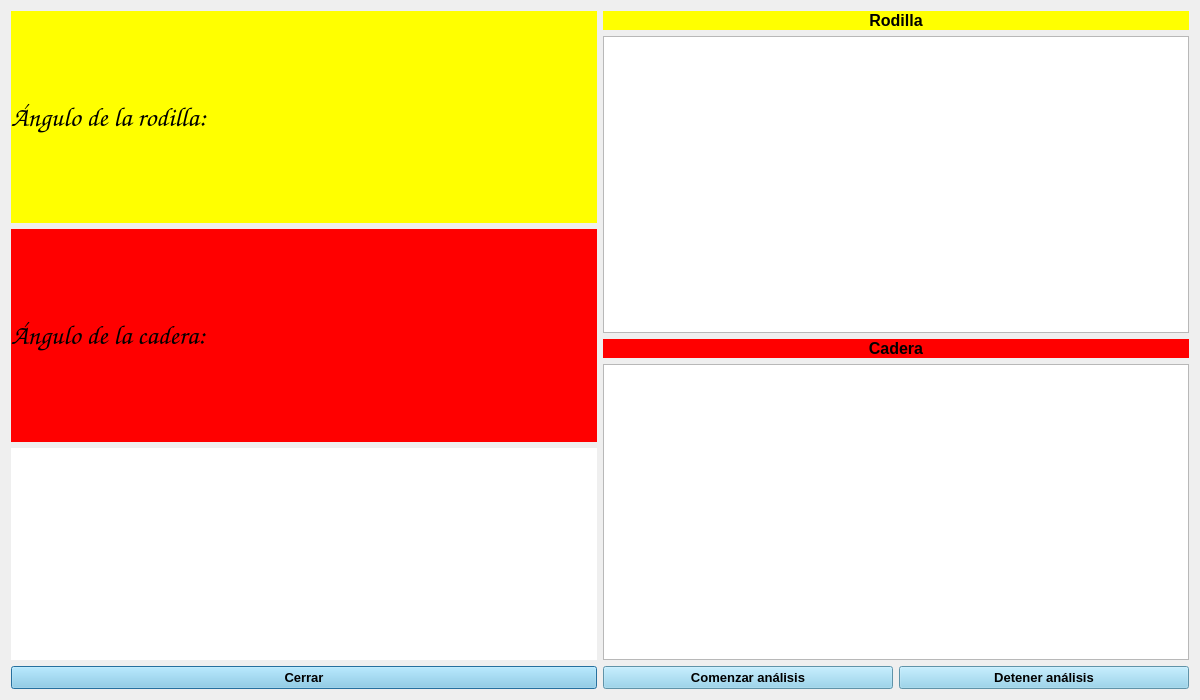
<?xml version="1.0" encoding="UTF-8"?>
<ui version="4.0">
 <class>Dialog</class>
 <widget class="QDialog" name="Dialog">
  <property name="geometry">
   <rect>
    <x>0</x>
    <y>0</y>
    <width>1200</width>
    <height>700</height>
   </rect>
  </property>
  <property name="minimumSize">
   <size>
    <width>1200</width>
    <height>700</height>
   </size>
  </property>
  <property name="windowTitle">
   <string>Ángulo rodilla</string>
  </property>
  <property name="styleSheet">
   <string notr="true">QLabel{background-color:white;}</string>
  </property>
  <layout class="QGridLayout" name="gridLayout_2">
   <item row="0" column="0">
    <layout class="QVBoxLayout" name="verticalLayout_2">
     <item>
      <widget class="QLabel" name="labelAnguloRodilla">
       <property name="font">
        <font>
         <family>Comic Sans MS</family>
         <pointsize>20</pointsize>
         <weight>75</weight>
         <bold>true</bold>
        </font>
       </property>
       <property name="styleSheet">
        <string notr="true">QLabel{background-color:yellow;}
</string>
       </property>
       <property name="text">
        <string>Ángulo de la rodilla: </string>
       </property>
      </widget>
     </item>
     <item>
      <widget class="QLabel" name="labelAnguloCadera">
       <property name="font">
        <font>
         <family>Comic Sans MS</family>
         <pointsize>20</pointsize>
         <weight>75</weight>
         <bold>true</bold>
        </font>
       </property>
       <property name="styleSheet">
        <string notr="true">QLabel{background-color:red;}
</string>
       </property>
       <property name="text">
        <string>Ángulo de la cadera: </string>
       </property>
      </widget>
     </item>
     <item>
      <widget class="QLabel" name="FeedLabel">
       <property name="text">
        <string/>
       </property>
      </widget>
     </item>
     <item>
      <widget class="QPushButton" name="CancelBTN">
       <property name="font">
        <font>
         <pointsize>10</pointsize>
         <weight>75</weight>
         <bold>true</bold>
        </font>
       </property>
       <property name="styleSheet">
        <string notr="true">QPushButton{background-color:skyblue;}
QPushButton:hover{background-color:orange;}</string>
       </property>
       <property name="text">
        <string>Cerrar</string>
       </property>
      </widget>
     </item>
    </layout>
   </item>
   <item row="0" column="1">
    <layout class="QGridLayout" name="gridLayout">
     <item row="1" column="0" colspan="2">
      <widget class="PlotWidget" name="graphicsView"/>
     </item>
     <item row="3" column="0" colspan="2">
      <widget class="PlotWidget" name="graphicsCadera"/>
     </item>
     <item row="4" column="0">
      <widget class="QPushButton" name="btnStart">
       <property name="font">
        <font>
         <pointsize>10</pointsize>
         <weight>75</weight>
         <bold>true</bold>
        </font>
       </property>
       <property name="styleSheet">
        <string notr="true">QPushButton{background-color:skyblue;}
QPushButton:hover{background-color:orange;}</string>
       </property>
       <property name="text">
        <string>Comenzar análisis</string>
       </property>
      </widget>
     </item>
     <item row="4" column="1">
      <widget class="QPushButton" name="btnStop">
       <property name="font">
        <font>
         <pointsize>10</pointsize>
         <weight>75</weight>
         <bold>true</bold>
        </font>
       </property>
       <property name="styleSheet">
        <string notr="true">QPushButton{background-color:skyblue;}
QPushButton:hover{background-color:orange;}
</string>
       </property>
       <property name="text">
        <string>Detener análisis</string>
       </property>
      </widget>
     </item>
     <item row="2" column="0" colspan="2">
      <widget class="QLabel" name="labelCadera">
       <property name="font">
        <font>
         <family>Arial</family>
         <pointsize>12</pointsize>
         <weight>75</weight>
         <bold>true</bold>
        </font>
       </property>
       <property name="styleSheet">
        <string notr="true">QLabel{background-color:red;}</string>
       </property>
       <property name="text">
        <string>Cadera</string>
       </property>
       <property name="alignment">
        <set>Qt::AlignCenter</set>
       </property>
      </widget>
     </item>
     <item row="0" column="0" colspan="2">
      <widget class="QLabel" name="labelRodilla">
       <property name="font">
        <font>
         <family>Arial</family>
         <pointsize>12</pointsize>
         <weight>75</weight>
         <bold>true</bold>
        </font>
       </property>
       <property name="styleSheet">
        <string notr="true">QLabel{background-color: yellow;}</string>
       </property>
       <property name="text">
        <string>Rodilla</string>
       </property>
       <property name="alignment">
        <set>Qt::AlignCenter</set>
       </property>
      </widget>
     </item>
    </layout>
   </item>
  </layout>
 </widget>
 <customwidgets>
  <customwidget>
   <class>PlotWidget</class>
   <extends>QGraphicsView</extends>
   <header>pyqtgraph</header>
  </customwidget>
 </customwidgets>
 <resources/>
 <connections/>
</ui>
